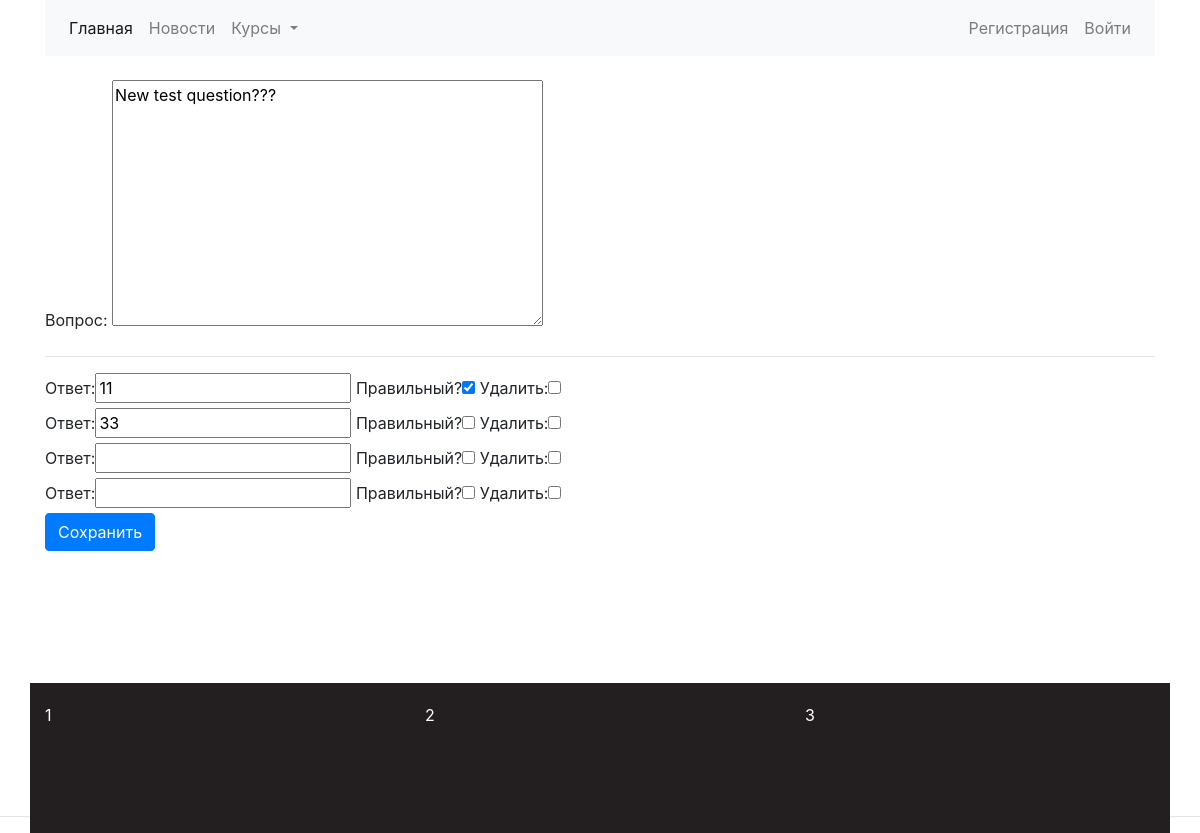
Page /cadm/test/3/question/7/question_update on the earlier database version.
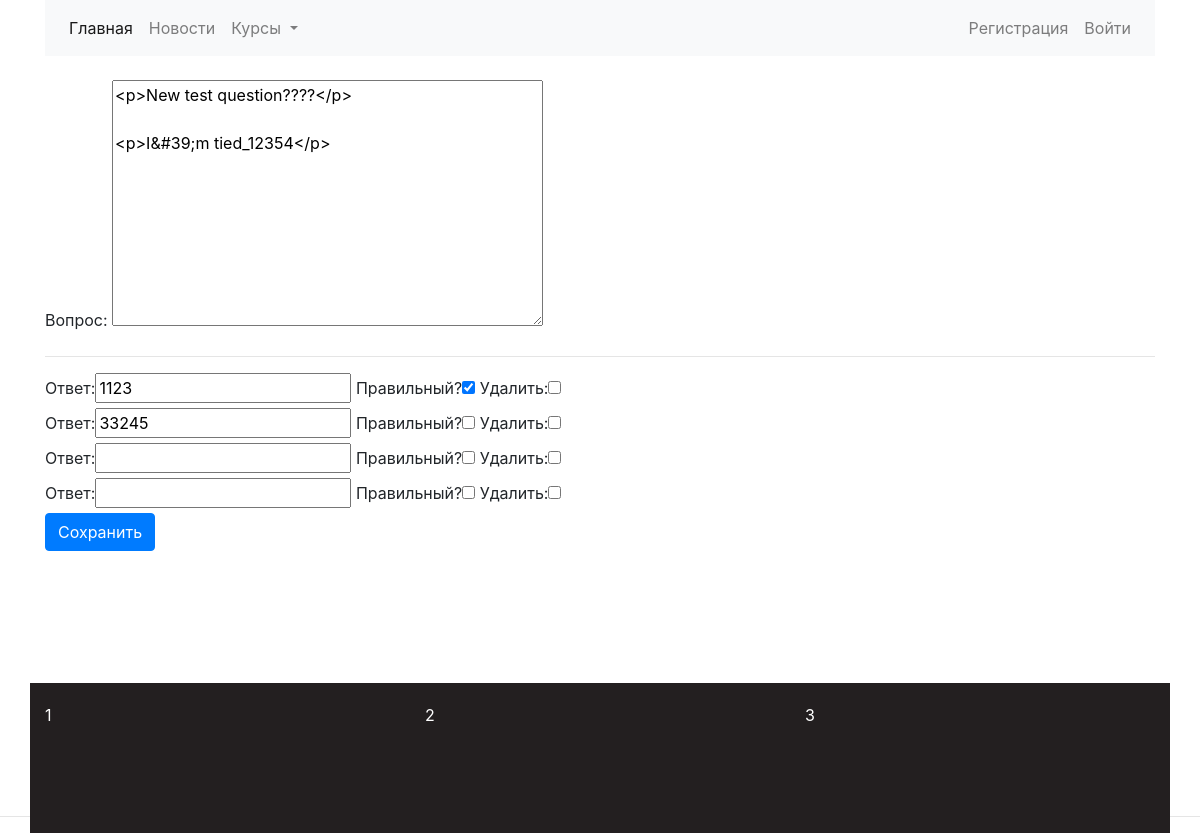
Same page on the later database version.
### courses/models.py (models this page shows, shortened)
class Question(models.Model):
    module_test = models.ForeignKey(ModuleTest, on_delete=models.CASCADE)
    question = RichTextUploadingField(max_length=256, null=False, blank=False)

### content_admin/views.py (the view, shortened to what this page needs)
# urls.py: path('test/<int:test_pk>/question/<int:pk>/question_update', views.ModuleTestQuestionAnswerUpdateView.as_view(),
class ModuleTestQuestionAnswerUpdateView(UpdateView):
    model = Question
    form_class = QuestionForm
    template_name = "content_admin/answers_create.html"
    success_url = None
    def get_context_data(self, **kwargs):
        data = super(ModuleTestQuestionAnswerUpdateView, self).get_context_data(**kwargs)
        if self.request.POST:
            data['answers'] = AnswerFormset(self.request.POST, instance=self.object)
        else:
            data['answers'] = AnswerFormset(instance=self.object)
        return data

### content_admin/forms.py
class QuestionForm(forms.ModelForm):
    class Meta:
        model = Question
        fields = ["question"]
        labels = {
            "question": "Вопрос"
        }

### content_admin/templates/content_admin/answers_create.html (shortened to what this page needs)
{% extends 'index/base.html'%}
{% load crispy_forms_tags %}
{% block body %}
    <form action="" method="post" enctype="multipart/form-data">
        {{ form.as_p }}
        <hr>
        {% for answer_form in answers.forms %}
            {{ answer_form.as_table }}<br>
        {% endfor %}
        <input class="btn btn-primary" type="submit" value="Сохранить">
    </form>
{% endblock %}

Differences in the rows shown:
changed Question: question "New test question???" → "<p>New test question????</p> <p>I&#39;m tied_12354</p>"
Other differences:
form field as_table: "11" → "1123"
form field as_table: "33" → "33245"
